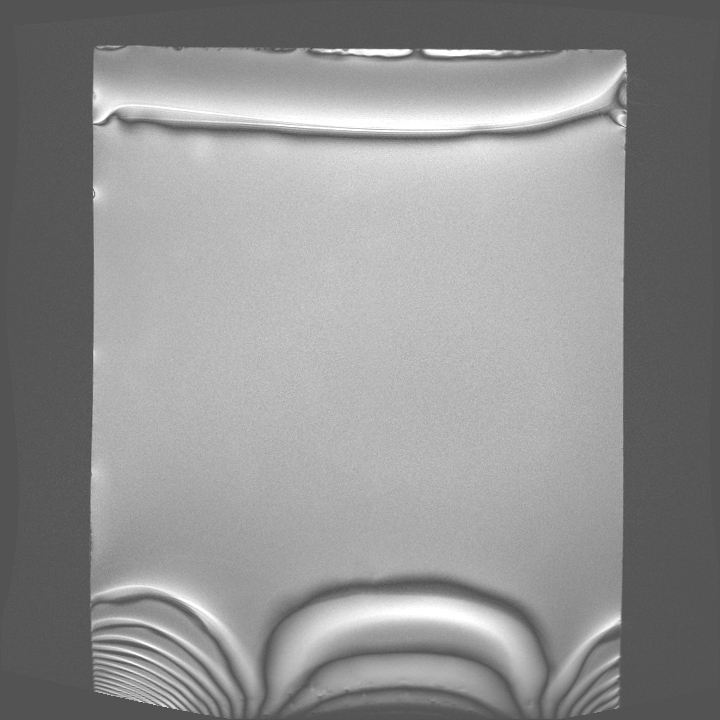
#> input picture susceptibility-simulation/background_dataset/1.jpg, 720 x 720 px, found by its file name
$ jupyter execute TrackingAlgorithm.ipynb   (shell and % lines are left out)
#> lines starting #> are read from the running program, lines starting #| are printed output that depends on the picture; after the words box and inside, x2 and y2 are one past the last pixel; in counts of white or black regions, pixels touching at a corner belong together
# Algorithm for tracing how the guidewire moves

[cell 1]
import cv2
import math
import numpy as np
import matplotlib.pyplot as plt
from filterpy.kalman import KalmanFilter

[cell 2]
image1 = "guidewire_follow_testdata/1.jpg"
image2 = "guidewire_follow_testdata/2.jpg"
image3 = "guidewire_follow_testdata/3.jpg"
image4 = "guidewire_follow_testdata/4.jpg"
image1 = cv2.imread(image1, cv2.IMREAD_GRAYSCALE)
#> image1 is the input picture: shape (720, 720); min 81, max 255, mean 145.1
image2 = cv2.imread(image2, cv2.IMREAD_GRAYSCALE)
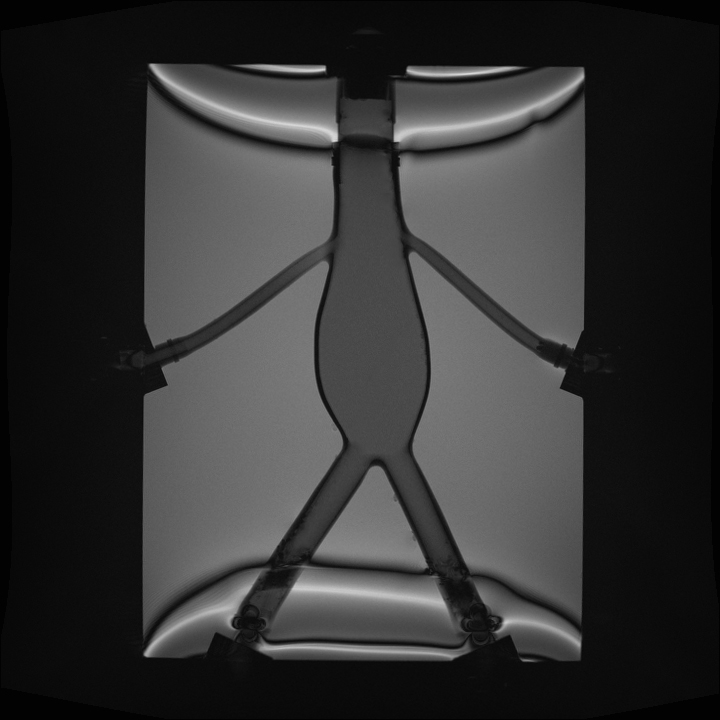
#> input picture susceptibility-simulation/background_dataset/2.jpg, 720 x 720 px, found by its file name
#> image2 is the input picture: shape (720, 720); min 0, max 218, mean 51.1
image3 = cv2.imread(image3, cv2.IMREAD_GRAYSCALE)
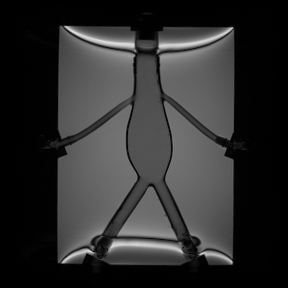
#> input picture susceptibility-simulation/background_dataset/3.jpg, 288 x 288 px, found by its file name
#> image3 is the input picture: shape (288, 288); min 0, max 225, mean 45.9
image4 = cv2.imread(image4, cv2.IMREAD_GRAYSCALE)
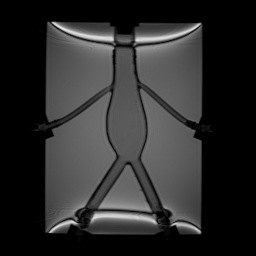
#> input picture susceptibility-simulation/background_dataset/4.jpg, 256 x 256 px, found by its file name
#> image4 is the input picture: shape (256, 256); min 0, max 236, mean 43.9
images = [image1, image2, image3, image4]

[cell 3]
def find_artifact_centroids(image, gaussian_kernel: int = 9):
        """
        Applies gaussian blur and thresholding to separate artifacts from noise.
        The center of gravity of each remaining blob is returned.
        """
        blurred = cv2.GaussianBlur(image, (gaussian_kernel, gaussian_kernel), 0)
        _, threshold = cv2.threshold(blurred, 200, 255, cv2.THRESH_BINARY)
        contours, _ = cv2.findContours(threshold, cv2.RETR_EXTERNAL, cv2.CHAIN_APPROX_SIMPLE)
        threshold = cv2.cvtColor(threshold, cv2.COLOR_GRAY2RGB)
        centroids = None
        if len(contours) > 0:
            centroids = []
            for contour in contours:
                M = cv2.moments(contour)
                if M["m00"] != 0:
                    cX = int(M["m10"] / M["m00"])
                    cY = int(M["m01"] / M["m00"])
                    centroids.append((cX, cY))
                    cv2.circle(threshold, (cX, cY), 3, (0, 255, 0), -1)
        return centroids

[cell 4]
class ArtifactTracker:
    """
    Did not manage to get any existing trackers to work, so why not just reinvent the wheel...
    """
    def __init__(self, initial_coordinate, max_range=30):
        self.max_range = max_range
        self.coordinates = initial_coordinate
        self.trajectory = [initial_coordinate]

    def update(self, new_coordinates):
        """
        Find the closest coordinate within max_range
        """
        closest_coordinate = None
        min_distance = float('inf')
        for coord in new_coordinates:
            dist = self.distance(coord)
            if dist < min_distance and dist <= self.max_range:
                closest_coordinate = coord
                min_distance = dist
        if closest_coordinate is not None:
            self.coordinates = closest_coordinate
            self.trajectory.append(closest_coordinate)

    def distance(self, coordinate):
        """
        Calculate the Euclidean distance between two coordinates.
        """
        return math.sqrt((coordinate[0] - self.coordinates[0])**2 + (coordinate[1] - self.coordinates[1])**2)

[cell 5]
trackers = []
for image in images:
    centroids = find_artifact_centroids(image)
    if centroids is None:
        continue
    if not trackers:
        for centroid in centroids:
            trackers.append(ArtifactTracker(centroid))
    else:
        for tracker in trackers:
            tracker.update(centroids)
#> this loop made 4 passes
#> pass 1, in find_artifact_centroids, `_, threshold = cv2.threshold(blurred, 200, 255, cv2.THRESH_BINARY)`:
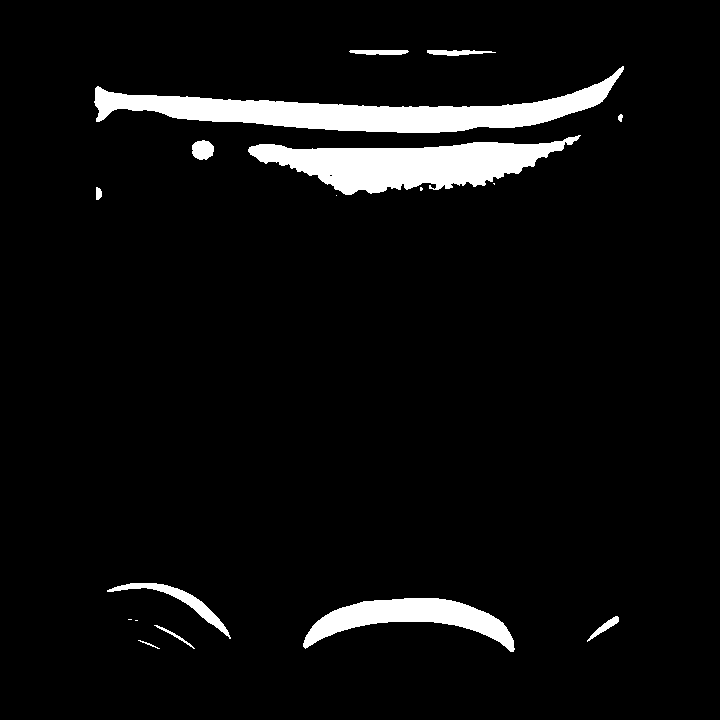
#> threshold: shape (720, 720); 5.7% white; 17 white regions (5 under 20 px), largest, box (x1, y1, x2, y2) and area: (94, 66, 624, 133) 11965, (248, 135, 581, 195) 10162, (303, 598, 515, 652) 4781
#> after the loop, trackers = 14 items

# Plotting
for i, image in enumerate(images):
    plt.figure(figsize=(6, 6))
    plt.imshow(image, cmap='gray')
    for j, tracker in enumerate(trackers):
        trajectory = np.array(tracker.trajectory)
        plt.plot(trajectory[:, 0], trajectory[:, 1], label=f'Tracker {j+1}', color=plt.cm.tab10(j))
        plt.scatter(trajectory[0, 0], trajectory[0, 1], color='green', marker='o')  # Starting point
        plt.scatter(trajectory[-1, 0], trajectory[-1, 1], color='red', marker='x')   # Ending point
    plt.title(f'Frame {i+1}')
    plt.axis('off')
    plt.show()
#> this loop made 4 passes
#> pass 1, `plt.show()`:
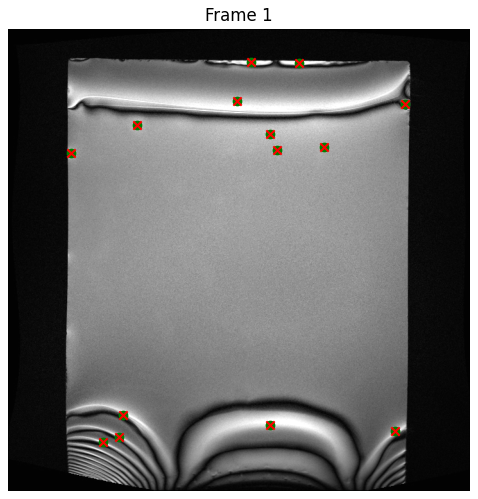
#> figure drawn by matplotlib, 1 panel
#> pass 2, `plt.show()`:
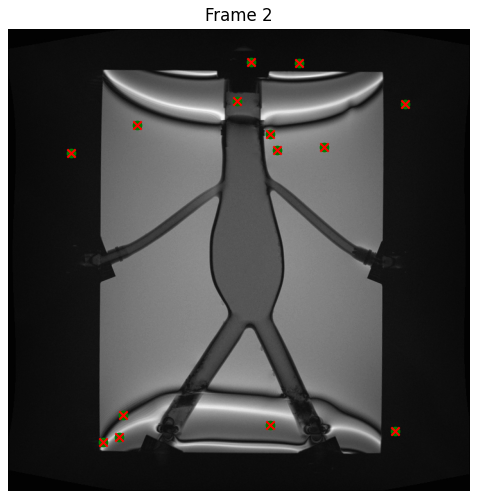
#> figure drawn by matplotlib, 1 panel
